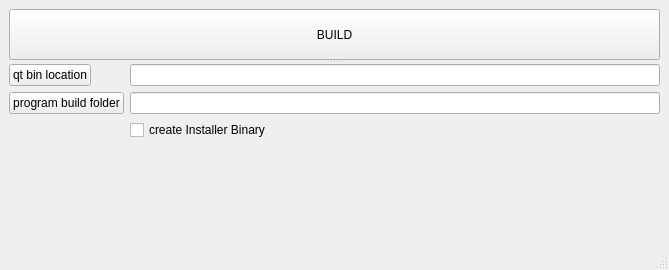
<?xml version="1.0" encoding="UTF-8"?>
<ui version="4.0">
 <class>MainWindow</class>
 <widget class="QMainWindow" name="MainWindow">
  <property name="geometry">
   <rect>
    <x>0</x>
    <y>0</y>
    <width>669</width>
    <height>270</height>
   </rect>
  </property>
  <property name="windowTitle">
   <string>MainWindow</string>
  </property>
  <widget class="QWidget" name="centralwidget">
   <layout class="QVBoxLayout" name="verticalLayout">
    <item>
     <widget class="QSplitter" name="splitter">
      <property name="orientation">
       <enum>Qt::Vertical</enum>
      </property>
      <widget class="QPushButton" name="pushButton_3">
       <property name="text">
        <string>BUILD</string>
       </property>
      </widget>
      <widget class="QWidget" name="layoutWidget">
       <layout class="QFormLayout" name="formLayout">
        <item row="0" column="0">
         <widget class="QPushButton" name="pushButton">
          <property name="text">
           <string>qt bin location</string>
          </property>
         </widget>
        </item>
        <item row="0" column="1">
         <widget class="QLineEdit" name="binLineEdit"/>
        </item>
        <item row="1" column="0">
         <widget class="QPushButton" name="pushButton_2">
          <property name="text">
           <string>program build folder</string>
          </property>
         </widget>
        </item>
        <item row="1" column="1">
         <widget class="QLineEdit" name="buildLineEdit"/>
        </item>
        <item row="2" column="1">
         <widget class="QCheckBox" name="checkBoxBinary">
          <property name="text">
           <string>create Installer Binary</string>
          </property>
         </widget>
        </item>
       </layout>
      </widget>
     </widget>
    </item>
   </layout>
  </widget>
  <widget class="QMenuBar" name="menubar">
   <property name="geometry">
    <rect>
     <x>0</x>
     <y>0</y>
     <width>669</width>
     <height>20</height>
    </rect>
   </property>
  </widget>
  <widget class="QStatusBar" name="statusbar"/>
 </widget>
 <resources/>
 <connections/>
</ui>
